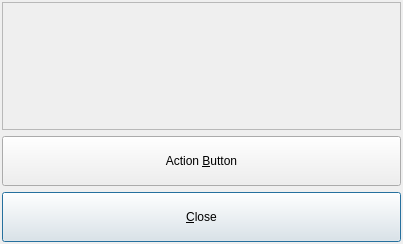
<?xml version="1.0" encoding="UTF-8"?>
<ui version="4.0">
 <class>TestWidget</class>
 <widget class="QWidget" name="TestWidget">
  <property name="geometry">
   <rect>
    <x>0</x>
    <y>0</y>
    <width>403</width>
    <height>244</height>
   </rect>
  </property>
  <property name="windowTitle">
   <string>Icon Test Dialog</string>
  </property>
  <property name="windowIcon">
   <iconset>
    <normaloff>:logo/ico/scanframe</normaloff>:logo/ico/scanframe</iconset>
  </property>
  <layout class="QGridLayout" name="gridLayout">
   <property name="leftMargin">
    <number>2</number>
   </property>
   <property name="topMargin">
    <number>2</number>
   </property>
   <property name="rightMargin">
    <number>2</number>
   </property>
   <property name="bottomMargin">
    <number>2</number>
   </property>
   <item row="1" column="1">
    <widget class="sf::ActionButton" name="actionButton">
     <property name="minimumSize">
      <size>
       <width>0</width>
       <height>50</height>
      </size>
     </property>
     <property name="text">
      <string>Action &amp;Button</string>
     </property>
     <property name="action" stdset="0">
      <string>actionPushIt</string>
     </property>
    </widget>
   </item>
   <item row="2" column="1">
    <widget class="QPushButton" name="btnClose">
     <property name="maximumSize">
      <size>
       <width>16777215</width>
       <height>50</height>
      </size>
     </property>
     <property name="text">
      <string>&amp;Close</string>
     </property>
     <property name="autoDefault">
      <bool>true</bool>
     </property>
     <property name="default">
      <bool>true</bool>
     </property>
     <property name="flat">
      <bool>false</bool>
     </property>
     <property name="iconSource" stdset="0">
      <cstring>tests/test</cstring>
     </property>
    </widget>
   </item>
   <item row="0" column="1">
    <widget class="QFrame" name="frame">
     <property name="frameShape">
      <enum>QFrame::StyledPanel</enum>
     </property>
     <property name="frameShadow">
      <enum>QFrame::Raised</enum>
     </property>
    </widget>
   </item>
  </layout>
  <action name="actionPushIt">
   <property name="text">
    <string>PushIt</string>
   </property>
   <property name="toolTip">
    <string>The push it action button</string>
   </property>
  </action>
 </widget>
 <customwidgets>
  <customwidget>
   <class>sf::ActionButton</class>
   <extends>QPushButton</extends>
   <header>misc/qt/ActionButton.h</header>
  </customwidget>
 </customwidgets>
 <resources>
  <include location="test-resource.qrc"/>
  <include location="../../qt/res/resource.qrc"/>
 </resources>
 <connections/>
</ui>
